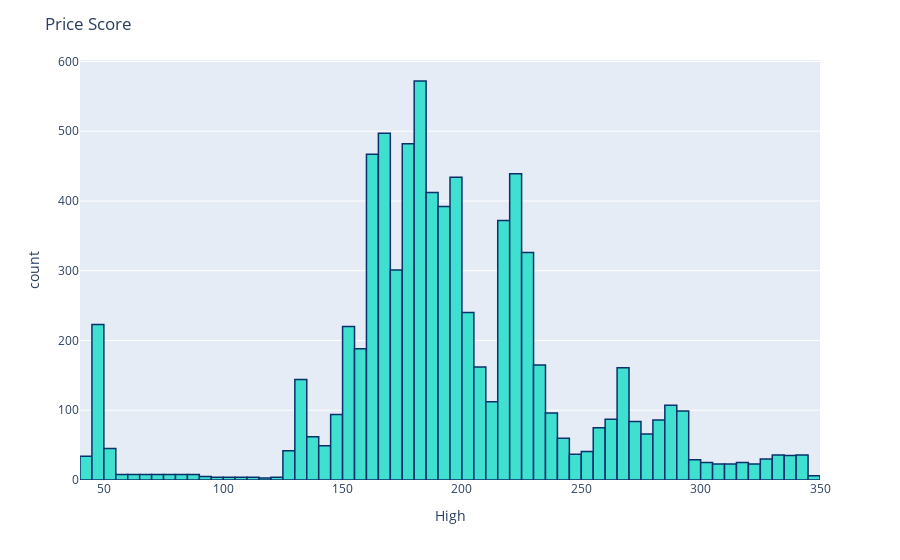

The notebook cell saved with this chart:
### Markdown cell above
#### The graph show the  previous high of the market this information is get from the 2021 dataset.

### Code cell
fig = px.histogram(gme_data, x="High")
fig.update_traces(marker_color="turquoise",marker_line_color='rgb(8,48,107)',
                  marker_line_width=1.5)
fig.update_layout(title_text='Price Score')
fig.show()

### Figure 1 — Plotly figure (JSON) as saved in the notebook; plotly's stock layout.template omitted (floating-point values rounded to 4 significant figures; data arrays with more than 128 entries replaced by an {"elided": "..."} marker saying what was removed)
{"data": [{"alignmentgroup": "True", "bingroup": "x", "hovertemplate": "High=%{x}<br>count=%{y}<extra></extra>", "legendgroup": "", "marker": {"color": "turquoise", "line": {"color": "rgb(8,48,107)", "width": 1.5}, "pattern": {"shape": ""}}, "name": "", "offsetgroup": "", "orientation": "v", "showlegend": false, "type": "histogram", "x": {"elided": "7848 float values"}, "xaxis": "x", "yaxis": "y"}], "layout": {"barmode": "relative", "legend": {"tracegroupgap": 0}, "margin": {"t": 60}, "title": {"text": "Price Score"}, "xaxis": {"anchor": "y", "domain": [0, 1], "title": {"text": "High"}}, "yaxis": {"anchor": "x", "domain": [0, 1], "title": {"text": "count"}}}}
